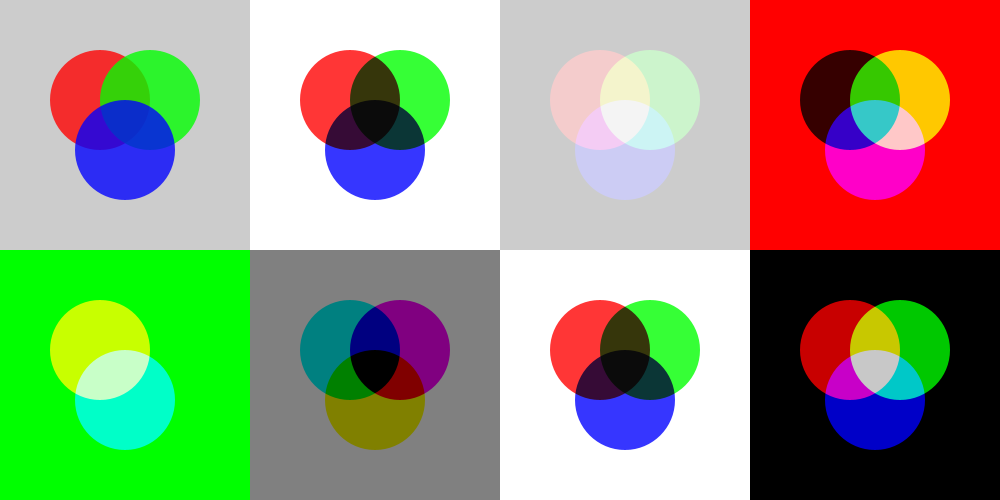
Frame 1 (no input)
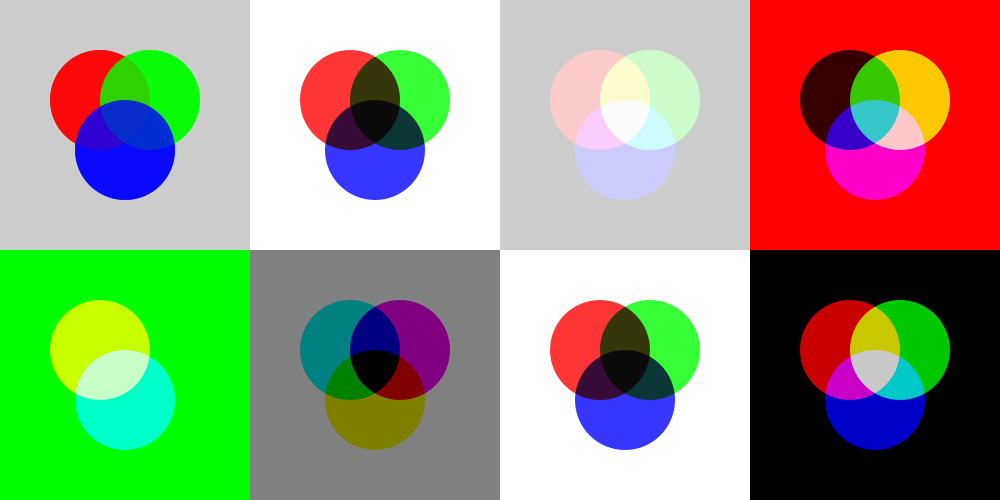
Frame 2 (the mouse pressed at the canvas centre, redrawn once)

The Processing sketch that drew these frames (run headless with seeded random() and noise(); the mouse was pressed at the canvas centre and the sketch redrawn once):

// Processing sketch: color_circles_overlapping
// ── color_circles_overlapping.pde
int x, y, dim, alpha;

void setup() {
  size(1000, 500);
  noStroke();
  dim   = 100;
  alpha = 200;
}

void draw() {
  x = 100;
  y = 0;

  drawCircles(BLEND);

  x += 250;
  drawRegionalBackground(x,y,color(255));
  drawCircles(DARKEST);
  
  x += 250;
  drawCircles(LIGHTEST);
  
  x += 250;
  drawRegionalBackground(x,y,color(255,0,0));
  drawCircles(DIFFERENCE);
  
  x = 100;
  y = height/2;
  blendMode(BLEND);
  drawRegionalBackground(x,y,color(0,255,0));
  drawCircles(ADD);
  
  x += 250;
  drawRegionalBackground(x,y,color(128));
  drawCircles(SUBTRACT);
  
  x += 250;
  drawRegionalBackground(x,y,color(255));
  drawCircles(MULTIPLY);
  
  x += 250;
  drawRegionalBackground(x,y,color(0));
  drawCircles(SCREEN);
  
  noLoop();
}

void drawCircles(int blendmode) {
  blendMode(blendmode);
  fill(255, 0, 0, alpha);
  ellipse(x, y+100, dim, dim);

  fill(0, 255, 0, alpha);
  ellipse(x+dim/2, y+100, dim, dim);

  fill(0, 0, 255, alpha);
  ellipse(x+dim/4, 100+ y+dim/2 , dim, dim);
}

void drawRegionalBackground(int x, int y, color fillcolor){
  blendMode(BLEND);
  fill(fillcolor);
  rect(x - 100, y, 250, height/2);
}
